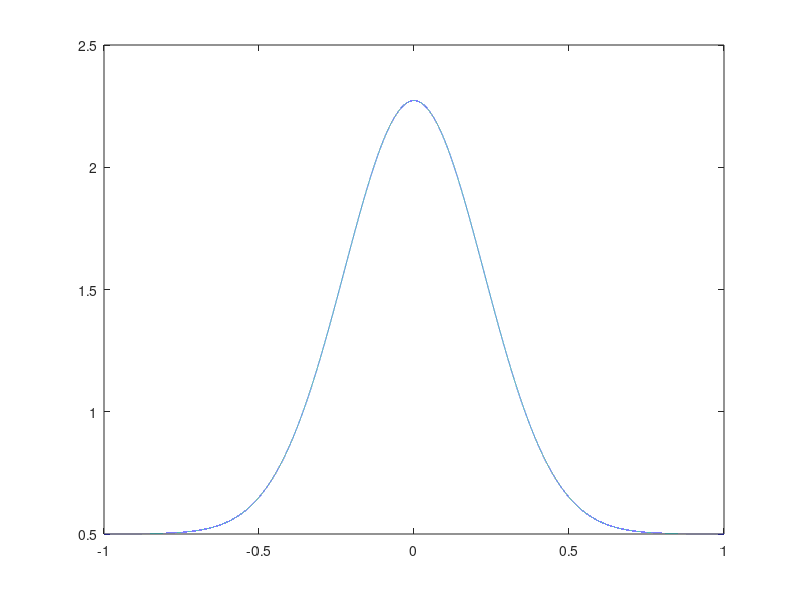

Here is the MATLAB script that generated this plot:
clear all, close all

N=50;
k=(0:N); 

a=exp(-(k/2).^2);
b=0*k; 
a0=a(1); a=a(2:end); b=b(2:end);

T0= 2; %s
fs= 44100; %Hz

t=(-1:(1/fs):1)';

x= a0;
for k= 1:50
    x= (x) + (a(k)*cos(2*pi*(k/2)*t));
    plot(t, x)
    pause(0.1) 
end


